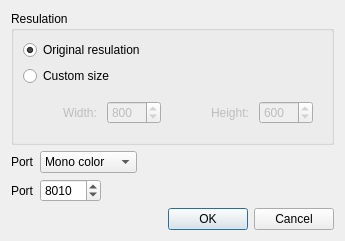
<?xml version="1.0" encoding="UTF-8"?>
<ui version="4.0">
 <class>RemoteDesktopPropertiesDialog</class>
 <widget class="QDialog" name="RemoteDesktopPropertiesDialog">
  <property name="geometry">
   <rect>
    <x>0</x>
    <y>0</y>
    <width>342</width>
    <height>224</height>
   </rect>
  </property>
  <property name="windowTitle">
   <string>Dialog</string>
  </property>
  <layout class="QVBoxLayout" name="verticalLayout_2">
   <item>
    <widget class="QGroupBox" name="groupBox">
     <property name="title">
      <string>Resulation</string>
     </property>
     <layout class="QVBoxLayout" name="verticalLayout">
      <item>
       <widget class="QRadioButton" name="radioButtonOriginalResulation">
        <property name="text">
         <string>Original resulation</string>
        </property>
        <property name="checked">
         <bool>true</bool>
        </property>
       </widget>
      </item>
      <item>
       <widget class="QRadioButton" name="radioButtonCustomSize">
        <property name="text">
         <string>Custom size</string>
        </property>
       </widget>
      </item>
      <item>
       <widget class="QWidget" name="widgetCustomSize" native="true">
        <property name="enabled">
         <bool>false</bool>
        </property>
        <layout class="QHBoxLayout" name="horizontalLayout">
         <property name="spacing">
          <number>10</number>
         </property>
         <property name="leftMargin">
          <number>40</number>
         </property>
         <item>
          <widget class="QLabel" name="label">
           <property name="text">
            <string>Width:</string>
           </property>
          </widget>
         </item>
         <item>
          <widget class="QSpinBox" name="spinBox">
           <property name="maximum">
            <number>5000</number>
           </property>
           <property name="value">
            <number>800</number>
           </property>
          </widget>
         </item>
         <item>
          <spacer name="horizontalSpacer_2">
           <property name="orientation">
            <enum>Qt::Horizontal</enum>
           </property>
           <property name="sizeType">
            <enum>QSizePolicy::Fixed</enum>
           </property>
           <property name="sizeHint" stdset="0">
            <size>
             <width>40</width>
             <height>20</height>
            </size>
           </property>
          </spacer>
         </item>
         <item>
          <widget class="QLabel" name="label_2">
           <property name="text">
            <string>Height:</string>
           </property>
          </widget>
         </item>
         <item>
          <widget class="QSpinBox" name="spinBox_2">
           <property name="maximum">
            <number>5000</number>
           </property>
           <property name="value">
            <number>600</number>
           </property>
          </widget>
         </item>
         <item>
          <spacer name="horizontalSpacer_3">
           <property name="orientation">
            <enum>Qt::Horizontal</enum>
           </property>
           <property name="sizeHint" stdset="0">
            <size>
             <width>40</width>
             <height>20</height>
            </size>
           </property>
          </spacer>
         </item>
        </layout>
       </widget>
      </item>
     </layout>
    </widget>
   </item>
   <item>
    <layout class="QFormLayout" name="formLayout">
     <property name="fieldGrowthPolicy">
      <enum>QFormLayout::ExpandingFieldsGrow</enum>
     </property>
     <item row="0" column="0">
      <widget class="QLabel" name="label_4">
       <property name="text">
        <string>Port</string>
       </property>
      </widget>
     </item>
     <item row="0" column="1">
      <widget class="QComboBox" name="comboBoxFormat">
       <item>
        <property name="text">
         <string>Mono color</string>
        </property>
       </item>
       <item>
        <property name="text">
         <string>16-bit colors</string>
        </property>
       </item>
       <item>
        <property name="text">
         <string>32-bit colors</string>
        </property>
       </item>
      </widget>
     </item>
     <item row="1" column="0">
      <widget class="QLabel" name="label_3">
       <property name="text">
        <string>Port</string>
       </property>
      </widget>
     </item>
     <item row="1" column="1">
      <widget class="QSpinBox" name="spinBoxPort">
       <property name="maximum">
        <number>99999</number>
       </property>
       <property name="value">
        <number>8010</number>
       </property>
      </widget>
     </item>
    </layout>
   </item>
   <item>
    <spacer name="verticalSpacer">
     <property name="orientation">
      <enum>Qt::Vertical</enum>
     </property>
     <property name="sizeHint" stdset="0">
      <size>
       <width>20</width>
       <height>29</height>
      </size>
     </property>
    </spacer>
   </item>
   <item>
    <widget class="QDialogButtonBox" name="buttonBox">
     <property name="standardButtons">
      <set>QDialogButtonBox::Cancel|QDialogButtonBox::Ok</set>
     </property>
    </widget>
   </item>
  </layout>
 </widget>
 <resources/>
 <connections>
  <connection>
   <sender>buttonBox</sender>
   <signal>accepted()</signal>
   <receiver>RemoteDesktopPropertiesDialog</receiver>
   <slot>accept()</slot>
   <hints>
    <hint type="sourcelabel">
     <x>91</x>
     <y>306</y>
    </hint>
    <hint type="destinationlabel">
     <x>108</x>
     <y>272</y>
    </hint>
   </hints>
  </connection>
  <connection>
   <sender>buttonBox</sender>
   <signal>rejected()</signal>
   <receiver>RemoteDesktopPropertiesDialog</receiver>
   <slot>reject()</slot>
   <hints>
    <hint type="sourcelabel">
     <x>255</x>
     <y>310</y>
    </hint>
    <hint type="destinationlabel">
     <x>280</x>
     <y>284</y>
    </hint>
   </hints>
  </connection>
  <connection>
   <sender>radioButtonCustomSize</sender>
   <signal>toggled(bool)</signal>
   <receiver>widgetCustomSize</receiver>
   <slot>setEnabled(bool)</slot>
   <hints>
    <hint type="sourcelabel">
     <x>75</x>
     <y>95</y>
    </hint>
    <hint type="destinationlabel">
     <x>58</x>
     <y>105</y>
    </hint>
   </hints>
  </connection>
 </connections>
</ui>
